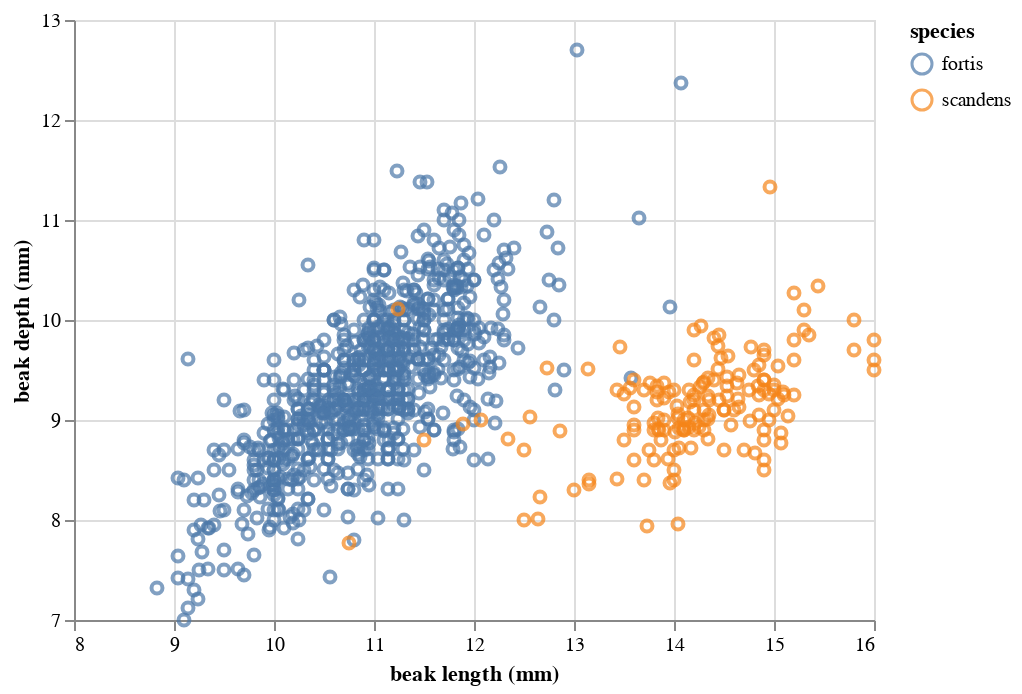

Notebook code cell kept with this figure:
### Markdown cell above
**d)** Now let's make a plot of the 1987 data in the beak depth-beak length plane.

### Code cell
alt.Chart(df.loc[df['year']==1987, :]
    ).mark_point(
    ).encode(
        x=alt.X('beak length (mm):Q', scale=alt.Scale(zero=False)),
        y=alt.Y('beak depth (mm):Q', scale=alt.Scale(zero=False)),
        color=alt.Color('species:N',)
    )

### Figure 1 — Vega-Lite specification as saved in the notebook (floating-point values rounded to 4 significant figures; data arrays with more than 128 entries replaced by an {"elided": "..."} marker saying what was removed)
{"$schema": "https://vega.github.io/schema/vega-lite/v2.4.3.json", "config": {"view": {"height": 300, "width": 400}}, "data": {"values": {"elided": "943 records"}}, "encoding": {"color": {"field": "species", "type": "nominal"}, "x": {"field": "beak length (mm)", "scale": {"zero": false}, "type": "quantitative"}, "y": {"field": "beak depth (mm)", "scale": {"zero": false}, "type": "quantitative"}}, "mark": "point"}
